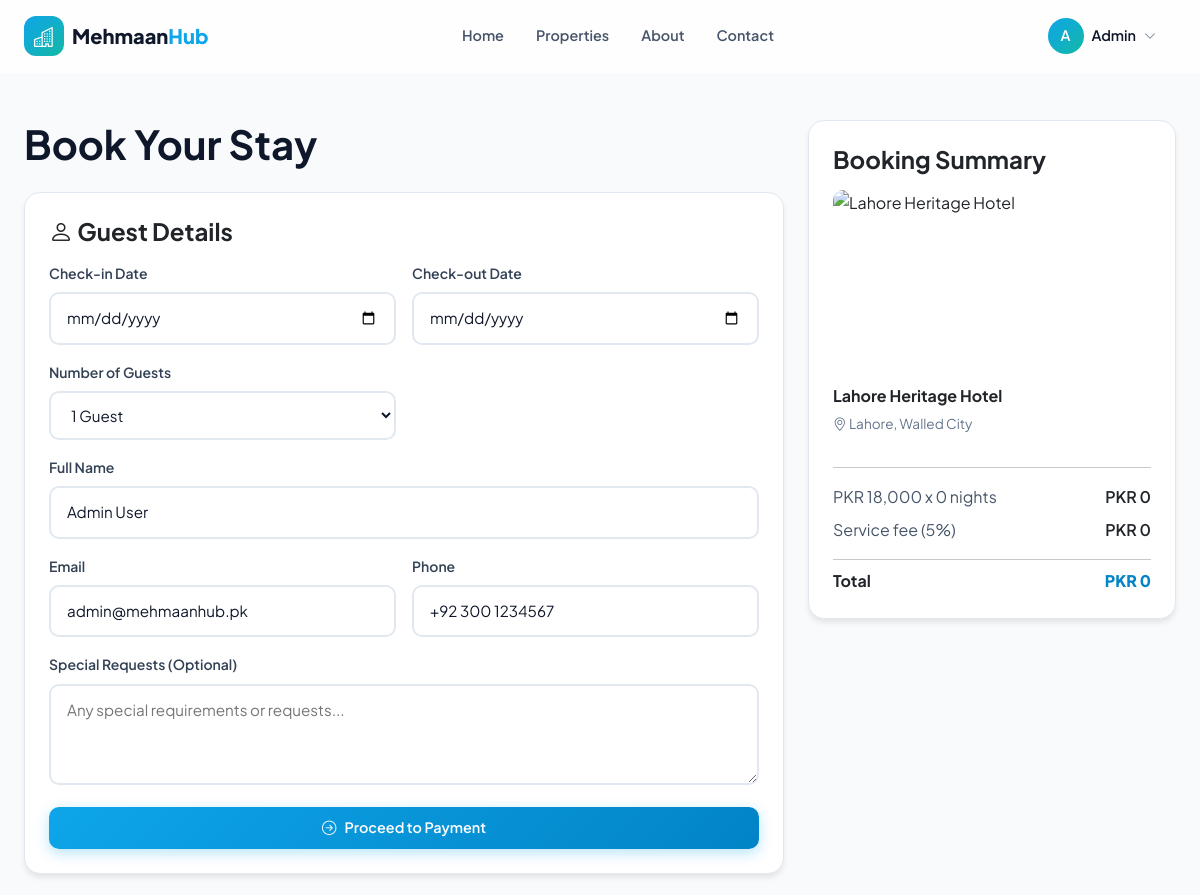
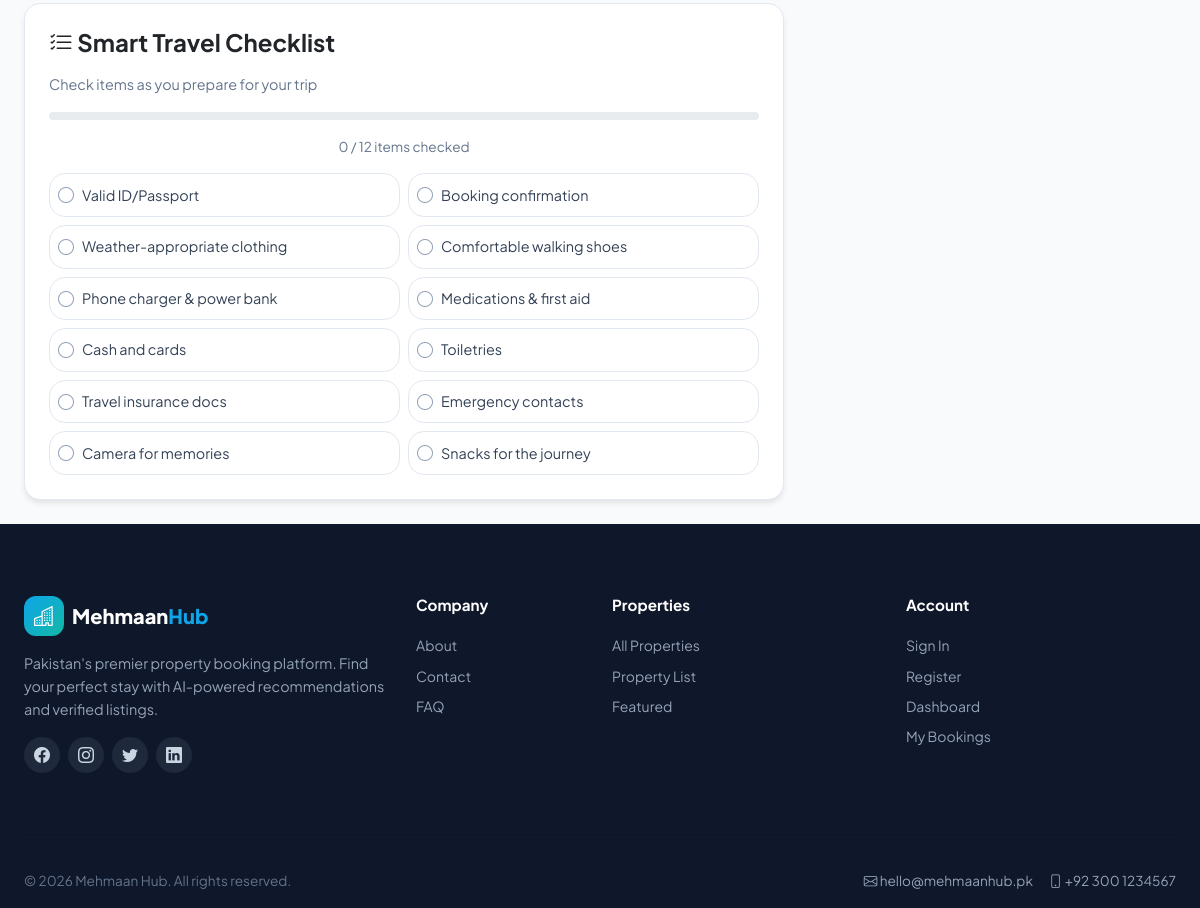
The page /booking.php?property_id=5 (signed in) on the database its author committed (2 pictures, top to bottom).
### tables this page shows
CREATE TABLE IF NOT EXISTS users (
    id INT AUTO_INCREMENT PRIMARY KEY,
    full_name VARCHAR(255) NOT NULL,
    email VARCHAR(255) NOT NULL UNIQUE,
    username VARCHAR(100) DEFAULT NULL UNIQUE,
    password VARCHAR(255) NOT NULL,
    phone VARCHAR(50) DEFAULT NULL,
    avatar_url VARCHAR(500) DEFAULT NULL,
    travel_personality ENUM('adventurer','relaxer','explorer','foodie') DEFAULT 'explorer',
    role ENUM('tenant','owner','admin') NOT NULL DEFAULT 'tenant',
    created_at TIMESTAMP DEFAULT CURRENT_TIMESTAMP
);

CREATE TABLE IF NOT EXISTS properties (
    id INT AUTO_INCREMENT PRIMARY KEY,
    title VARCHAR(255) NOT NULL,
    description TEXT,
    city VARCHAR(100) NOT NULL,
    area VARCHAR(100) NOT NULL,
    property_type ENUM('guest_house','apartment','villa','hotel') NOT NULL,
    price_per_night DECIMAL(10,2) NOT NULL,
    bedrooms INT NOT NULL DEFAULT 1,
    bathrooms INT NOT NULL DEFAULT 1,
    max_guests INT NOT NULL DEFAULT 2,
    amenities TEXT,
    images TEXT,
    rating DECIMAL(2,1) DEFAULT 0.0,
    review_count INT DEFAULT 0,
    latitude DECIMAL(10,7) DEFAULT NULL,
    longitude DECIMAL(10,7) DEFAULT NULL,
    owner_id INT NOT NULL,
    is_featured BOOLEAN DEFAULT FALSE,
    created_at TIMESTAMP DEFAULT CURRENT_TIMESTAMP,
    FOREIGN KEY (owner_id) REFERENCES users(id) ON DELETE CASCADE
);

### includes/config.php (called while the page is built, shortened)
<?php
function db() {
    static $pdo = null;
    if ($pdo === null) {
        $dsn = 'mysql:host=' . DB_HOST . ';dbname=' . DB_NAME . ';charset=utf8mb4';
        try {
            $pdo = new PDO($dsn, DB_USER, DB_PASS, [
                PDO::ATTR_ERRMODE => PDO::ERRMODE_EXCEPTION,
                PDO::ATTR_DEFAULT_FETCH_MODE => PDO::FETCH_ASSOC,
                PDO::ATTR_EMULATE_PREPARES => false,
            ]);
        } catch (PDOException $e) {
            die('Database connection failed: ' . $e->getMessage());
        }
    }
    return $pdo;
}
function formatPKR($amount) {
    return 'PKR ' . number_format((float)$amount, 0, '.', ',');
}
function e($str) {
    return htmlspecialchars($str ?? '', ENT_QUOTES, 'UTF-8');
}
function url($path = '/') {
    return BASE_URL . $path;
}
function currentPath() {
    $full = parse_url($_SERVER['REQUEST_URI'] ?? '/', PHP_URL_PATH);
    if (BASE_URL !== '' && strpos($full, BASE_URL) === 0) {
        $full = substr($full, strlen(BASE_URL));
    }
    return $full;
}
function isActive($path) {
    $current = currentPath();
    return false;
}

### includes/auth.php (called while the page is built, shortened)
<?php
function isLoggedIn() {
    return isset($_SESSION['user_id']);
}
function currentUser() {
    $stmt = db()->prepare('SELECT * FROM users WHERE id = ?');
    $stmt->execute([$_SESSION['user_id']]);
    return $stmt->fetch();
}

### booking.php (the view, shortened to what this page needs)
<?php
require_once __DIR__ . '/includes/config.php';
require_once __DIR__ . '/includes/auth.php';
$propertyId = (int)($_GET['property_id'] ?? 0);
$stmt = db()->prepare('SELECT * FROM properties WHERE id = ?');
$stmt->execute([$propertyId]);
$property = $stmt->fetch();
$checklistItems = [
    'Valid ID/Passport',
    'Booking confirmation',
    'Weather-appropriate clothing',
    'Comfortable walking shoes',
    'Phone charger & power bank',
    'Medications & first aid',
    'Cash and cards',
    'Toiletries',
    'Travel insurance docs',
    'Emergency contacts',
    'Camera for memories',
    'Snacks for the journey',
];
require_once __DIR__ . '/includes/header.php';
?>
<main class="pt-nav">
    <section class="py-5">
        <div class="container-app">
            <div class="row">
                <div class="col-lg-8">
                    <h1 class="fw-bold mb-4">Book Your Stay</h1>
                    <div class="card p-4 mb-4">
                        <h4 class="fw-bold mb-3"><i class="bi bi-person"></i> Guest Details</h4>
                        <form method="POST" action="<?php echo url('/api/create-booking.php'); ?>">
                            <div class="row g-3">
                                <div class="col-md-6">
                                    <label class="label">Check-in Date</label>
                                    <input type="date" name="check_in" id="checkIn" class="input" onchange="recalculateTotal()" required>
                                </div>
                                <div class="col-md-6">
                                    <label class="label">Check-out Date</label>
                                    <input type="date" name="check_out" id="checkOut" class="input" onchange="recalculateTotal()" required>
                                </div>
                                <div class="col-md-6">
                                    <label class="label">Number of Guests</label>
                                    <select name="guests" id="guests" class="input">
                                        <?php for ($i = 1; $i <= $property['max_guests']; $i++): ?>
                                            <option value="<?php echo $i; ?>"><?php echo $i; ?> Guest<?php echo $i > 1 ? 's' : ''; ?></option>
                                        <?php endfor; ?>
                                    </select>
                                </div>
                                <div class="col-12">
                                    <label class="label">Full Name</label>
                                    <input type="text" name="guest_name" class="input" value="<?php echo e($user['full_name']); ?>" required>
                                </div>
                                <div class="col-md-6">
                                    <label class="label">Email</label>
                                    <input type="email" name="guest_email" class="input" value="<?php echo e($user['email']); ?>" required>
                                </div>
                                <div class="col-md-6">
                                    <label class="label">Phone</label>
                                    <input type="text" name="guest_phone" class="input" value="<?php echo e($user['phone'] ?? ''); ?>">
                                </div>
                                <div class="col-12">
                                    <label class="label">Special Requests (Optional)</label>
                                    <textarea name="special_requests" class="input" rows="3" placeholder="Any special requirements or requests..."></textarea>
                                </div>
                            </div>
                            <button type="submit" class="btn btn-primary btn-lg w-100 mt-3">
                                <i class="bi bi-arrow-right-circle"></i> Proceed to Payment
                            </button>
                        </form>
                    </div>
                    <div class="card p-4">
                        <h4 class="fw-bold mb-3"><i class="bi bi-list-check"></i> Smart Travel Checklist</h4>
                        <p style="color:var(--slate-500);font-size:0.9rem;">Check items as you prepare for your trip</p>
                        <div class="progress mb-3" style="height:8px;">
                        </div>
                        <p class="text-center mb-3" style="font-size:0.85rem;color:var(--slate-500);"><span id="checklistProgressText">0 / <?php echo count($checklistItems); ?></span> items checked</p>
                        <div class="row g-2">
                            <?php foreach ($checklistItems as $item): ?>
                                <div class="col-md-6">
                                    <div class="checklist-item d-flex align-items-center gap-2 p-2 rounded" style="cursor:pointer;border:1px solid var(--slate-200);" onclick="toggleChecklistItem(this)">
                                        <i class="bi bi-circle" style="color:var(--slate-400);"></i>
                                        <span style="font-size:0.9rem;color:var(--slate-700);"><?php echo e($item); ?></span>
                                    </div>
                                </div>
                            <?php endforeach; ?>
                        </div>
                    </div>
                </div>
                <div class="col-lg-4">
                    <div class="card p-4" style="position:sticky;top:90px;">
                        <h4 class="fw-bold mb-3">Booking Summary</h4>
                        <img src="<?php echo e(trim(explode(',', $property['images'])[0])); ?>" alt="<?php echo e($property['title']); ?>" style="width:100%;height:180px;object-fit:cover;border-radius:10px;margin-bottom:1rem;">
                        <h6 style="font-weight:700;"><?php echo e($property['title']); ?></h6>
                        <p style="color:var(--slate-500);font-size:0.85rem;"><i class="bi bi-geo-alt"></i> <?php echo e($property['city'] . ', ' . $property['area']); ?></p>
                        <hr class="my-3">
                        <div class="d-flex justify-content-between mb-2">
                            <span style="color:var(--slate-600);"><?php echo formatPKR($property['price_per_night']); ?> x <span id="nightsCount">0</span> nights</span>
                            <span id="subtotalAmount" style="font-weight:600;">PKR 0</span>
                        </div>
                        <div class="d-flex justify-content-between mb-2">
                            <span style="color:var(--slate-600);">Service fee (5%)</span>
                            <span id="serviceFeeAmount" style="font-weight:600;">PKR 0</span>
                        </div>
                        <hr class="my-2">
                        <div class="d-flex justify-content-between">
                            <span style="font-weight:700;">Total</span>
                            <span id="totalAmount" style="font-weight:800;color:var(--primary-600);">PKR 0</span>
                        </div>
                    </div>
                </div>
            </div>
        </div>
    </section>
</main>
<?php require __DIR__ . '/includes/footer.php'; ?>

### includes/header.php (shortened to what this page needs)
<?php
require_once __DIR__ . '/config.php';
require_once __DIR__ . '/auth.php';
$user = currentUser();
?>
<!DOCTYPE html>
<html lang="en">
<head>
    <link href="https://cdn.jsdelivr.net/npm/bootstrap@5.3.2/dist/css/bootstrap.min.css" rel="stylesheet">
    <link href="https://cdn.jsdelivr.net/npm/bootstrap-icons@1.11.1/font/bootstrap-icons.css" rel="stylesheet">
    <link href="<?php echo url('/assets/css/style.css'); ?>" rel="stylesheet">
</head>
<body>
<nav id="navbar" class="navbar-mh">
    <div class="container-app d-flex align-items-center justify-content-between" style="height: 72px;">
        <a href="<?php echo url('/index.php'); ?>" class="d-flex align-items-center gap-2 text-decoration-none">
            <div class="d-flex align-items-center justify-content-center" style="width:40px;height:40px;border-radius:12px;background:linear-gradient(135deg,#0ea5e9,#14b8a6);color:#fff;font-size:1.25rem;">
                <i class="bi bi-buildings"></i>
            </div>
            <span style="font-size:1.25rem;font-weight:800;color:#0f172a;">Mehmaan<span style="color:#0ea5e9;">Hub</span></span>
        </a>
        <div class="d-none d-lg-flex align-items-center gap-1">
            <a href="<?php echo url('/index.php'); ?>" class="nav-link-mh <?php echo isActive('/') ? 'active' : ''; ?>">Home</a>
            <a href="<?php echo url('/properties.php'); ?>" class="nav-link-mh <?php echo isActive('/properties.php') ? 'active' : ''; ?>">Properties</a>
            <a href="<?php echo url('/about.php'); ?>" class="nav-link-mh <?php echo isActive('/about.php') ? 'active' : ''; ?>">About</a>
            <a href="<?php echo url('/contact.php'); ?>" class="nav-link-mh <?php echo isActive('/contact.php') ? 'active' : ''; ?>">Contact</a>
        </div>
        <div class="d-none d-lg-flex align-items-center gap-2">
            <?php if ($user): ?>
                <div class="position-relative">
                    <button onclick="toggleUserMenu()" class="btn btn-ghost d-flex align-items-center gap-2">
                        <div class="d-flex align-items-center justify-content-center" style="width:36px;height:36px;border-radius:50%;background:linear-gradient(135deg,#0ea5e9,#14b8a6);color:#fff;font-weight:600;">
                            <?php echo e(strtoupper(substr($user['full_name'], 0, 1))); ?>
                        </div>
                        <span style="font-weight:600;font-size:0.9rem;color:#0f172a;"><?php echo e(explode(' ', $user['full_name'])[0]); ?></span>
                        <i class="bi bi-chevron-down" style="font-size:0.75rem;color:#64748b;"></i>
                    </button>
                </div>
            <?php else: ?>
                <a href="<?php echo url('/login.php'); ?>" class="btn btn-ghost">Sign In</a>
                <a href="<?php echo url('/register.php'); ?>" class="btn btn-primary">Get Started</a>
            <?php endif; ?>
        </div>
    </div>
</nav>

### assets/css/style.css (style rules this page uses)
:root { --primary-50: #f0f9ff; --primary-100: #e0f2fe; --primary-200: #bae6fd; --primary-300: #7dd3fc; --primary-400: #38bdf8; --primary-500: #0ea5e9; --primary-600: #0284c7; --primary-700: #0369a1; --primary-800: #075985; --primary-900: #0c4a6e; --secondary-50: #fff7ed; --secondary-100: #ffedd5; --secondary-200: #fed7aa; --secondary-300: #fdba74; --secondary-400: #fb923c; --secondary-500: #f97316; --secondary-600: #ea580c; --secondary-700: #c2410c; --accent-50: #f0fdfa; --accent-100: #ccfbf1; --accent-200: #99f6e4; --accent-300: #5eead4; --accent-400: #2dd4bf; --accent-500: #14b8a6; --accent-600: #0d9488; --accent-700: #0f766e; --success-50: #f0fdf4; --success-100: #dcfce7; --success-500: #22c55e; --success-600: #16a34a; --success-700: #15803d; --warning-50: #fefce8; --warning-100: #fef9c3; --warning-500: #eab308; --warning-600: #ca8a04; --error-50: #fef2f2; --error-100: #fee2e2; --error-500: #ef4444; --error-600: #dc2626; --error-700: #b91c1c; --slate-50: #f8fafc; --slate-100: #f1f5f9; --slate-200: #e2e8f0; --slate-300: #cbd5e1; --slate-400: #94a3b8; --slate-500: #64748b; --slate-600: #475569; --slate-700: #334155; --slate-800: #1e293b; --slate-900: #0f172a; --radius: 16px; --radius-sm: 10px; --radius-lg: 24px; --shadow-sm: 0 1px 2px rgba(0,0,0,0.05); --shadow: 0 4px 6px -1px rgba(0,0,0,0.1); --shadow-lg: 0 10px 15px -3px rgba(0,0,0,0.1); --shadow-xl: 0 20px 25px -5px rgba(0,0,0,0.1); }
* { margin: 0; padding: 0; box-sizing: border-box; }
body { font-family: 'Plus Jakarta Sans', -apple-system, BlinkMacSystemFont, sans-serif; color: var(--slate-900); background: var(--slate-50); line-height: 1.6; }
.container-app { max-width: 80rem; margin: 0 auto; padding: 0 1.5rem; width: 100%; }
.btn { display: inline-flex; align-items: center; justify-content: center; gap: 0.5rem; padding: 0.625rem 1.25rem; border-radius: var(--radius-sm); font-weight: 600; font-size: 0.9rem; border: none; cursor: pointer; transition: all 0.2s ease; text-decoration: none; line-height: 1.5; }
.btn-primary { background: linear-gradient(135deg, var(--primary-500), var(--primary-600)); color: #fff; box-shadow: 0 4px 14px rgba(14, 165, 233, 0.3); }
.btn-ghost { background: transparent; color: var(--slate-700); }
.card { background: #fff; border-radius: var(--radius); padding: 1.5rem; box-shadow: var(--shadow); border: 1px solid var(--slate-200); transition: all 0.3s ease; }
.input { width: 100%; padding: 0.75rem 1rem; border: 2px solid var(--slate-200); border-radius: var(--radius-sm); font-size: 0.95rem; font-family: inherit; transition: all 0.2s ease; background: #fff; color: var(--slate-900); }
.label { display: block; margin-bottom: 0.5rem; font-weight: 600; font-size: 0.875rem; color: var(--slate-700); }
.navbar-mh { position: fixed; top: 0; left: 0; right: 0; z-index: 1000; background: rgba(255, 255, 255, 0.8); backdrop-filter: blur(12px); -webkit-backdrop-filter: blur(12px); border-bottom: 1px solid transparent; transition: all 0.3s ease; }
.nav-link-mh { padding: 0.5rem 0.875rem; font-weight: 600; font-size: 0.9rem; color: var(--slate-600); text-decoration: none; border-radius: var(--radius-sm); transition: all 0.2s ease; }
.pt-nav { padding-top: 72px; }
.text-center { text-align: center !important; }
.fw-bold { font-weight: 700 !important; }
.rounded { border-radius: var(--radius) !important; }

### rows shown on the page
users: full_name "A", full_name "Admin", guest_name "Admin User", guest_email "admin@mehmaanhub.pk", guest_phone "+92 300 1234567"
properties: title "Lahore Heritage Hotel", city+area "Lahore, Walled City", price_per_night "PKR 18,000"

### other values the page prints
count($checklistItems) "12"
$item "Valid ID/Passport"
$item "Booking confirmation"
$item "Weather-appropriate clothing"
$item "Comfortable walking shoes"
$item "Phone charger & power bank"
$item "Medications & first aid"
$item "Cash and cards"
$item "Toiletries"
$item "Travel insurance docs"
$item "Emergency contacts"
$item "Camera for memories"
$item "Snacks for the journey"
form field guests "1 Guest"
